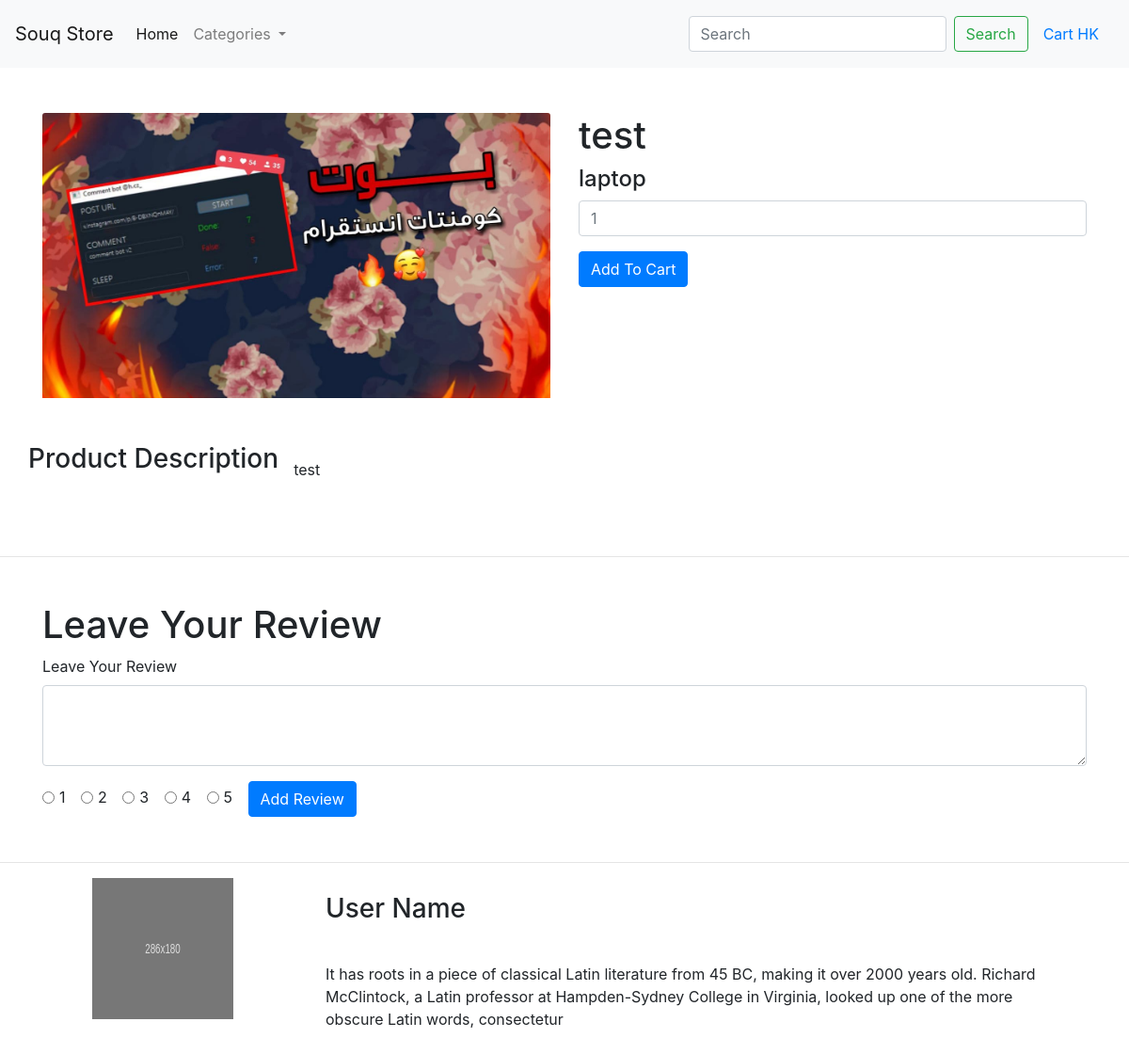
The page /5 on the database as committed earlier.
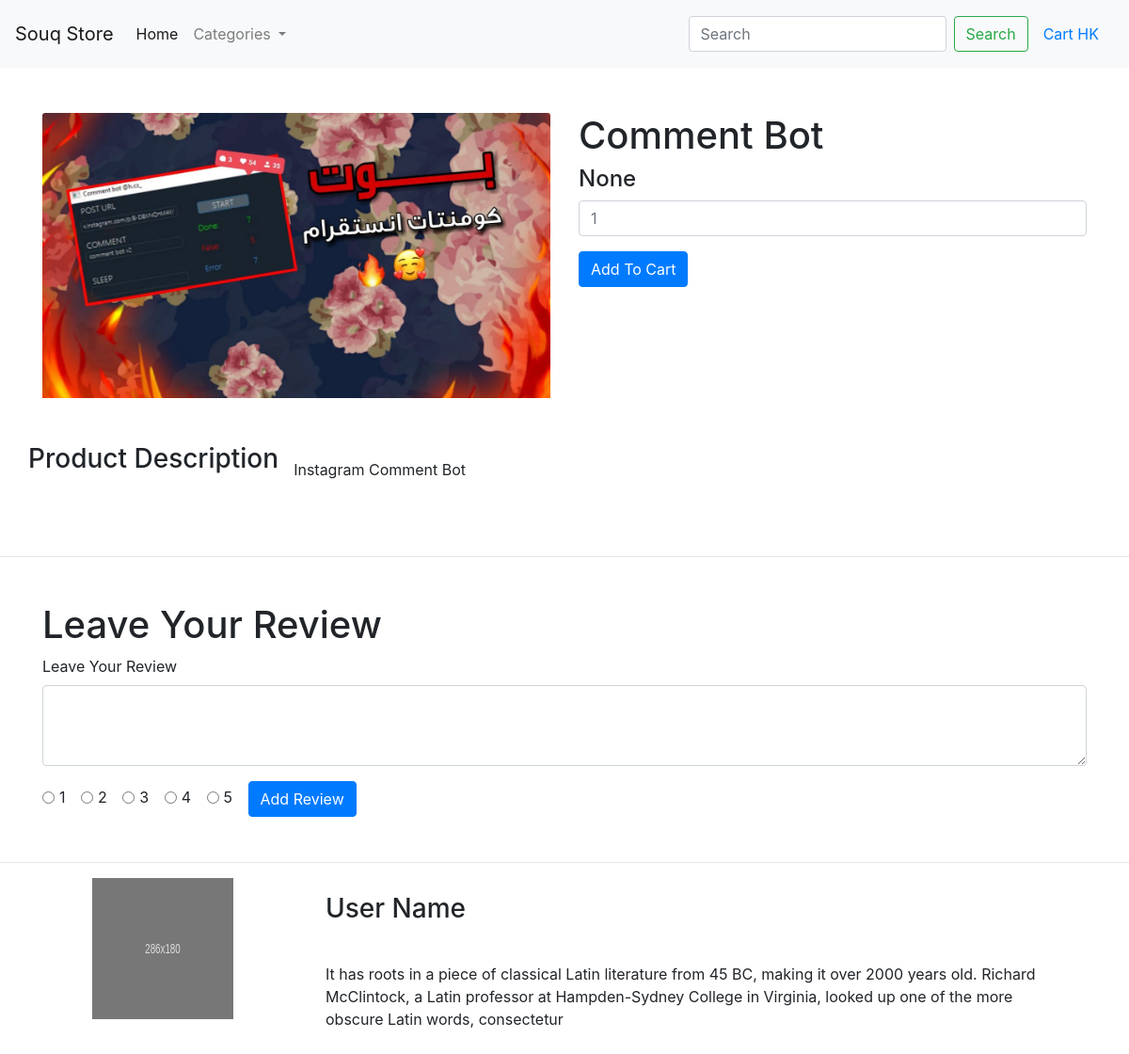
The same page on the database as committed later.
### product/models.py (models this page shows, shortened)
class Product(models.Model):
    PRDName = models.CharField(max_length=100 , verbose_name=("Product Name"))
    PRDCategory = models.ForeignKey('Category', on_delete=models.CASCADE, blank=True, null=True)
    PRDBrand = models.ForeignKey('settings.Brand', on_delete=models.CASCADE, blank=True, null=True)
    PRDDesc = models.TextField(verbose_name=_("Description"))
    PRDImage = models.ImageField(upload_to='product/', verbose_name=_("Image"), null=True, blank=True)
    PRDPrice = models.DecimalField(max_digits=5 , decimal_places=2 , verbose_name=_("Price"))
    PRDCost =  models.DecimalField(max_digits=5 , decimal_places=2 , verbose_name=_("Cost"))
    PRDCreated = models.DateTimeField(verbose_name=_("Created At"))

class Category(models.Model):
    CATName = models.CharField(max_length=50, verbose_name=_("Name"))
    CATParent = models.ForeignKey("self" , limit_choices_to={'CATParent__isnull':True}, on_delete= models.CASCADE, verbose_name=_("Main Category"), blank=True, null=True)
    CATDesc = models.TextField(verbose_name=_("Description"))
    CATImg = models.ImageField(upload_to='category/', verbose_name=_("Image"))
    def __str__(self):
        return self.CATName

### product/views.py (the view)
# urls.py: path('<int:id>', views.product_detail, name = "product_detail"),
def product_detail(request,id):
    product_detail = Product.objects.get(id=id)
    context = {'product_detail':product_detail}
    return render(request,'Product/product_detail.html', context)

### product/templates/Product/product_detail.html (shortened to what the changed rows need)
{% load static %}
<!doctype html>
<html lang="en">
  <head>
    <link rel="stylesheet" href="https://maxcdn.bootstrapcdn.com/bootstrap/4.0.0/css/bootstrap.min.css">
    <link rel="stylesheet" href="{% static 'site_static/css/style.css' %}">
  </head>
  <body>
    <div class="container mt-5 mb-5">
        <div class="row">
            <div class="col-md-6">
              {% if product_detail.PRDImage %}
                <img class="card-img-top" src="{{product_detail.PRDImage.url}}" alt="Card image cap">
              {% else %}
                <img class="card-img-top" src="{% static 'site_static/img/default.png' %}" alt="Card image cap">
              {% endif %}
            </div>
            <div class="col-md-6">
                <h1>{{product_detail.PRDName}}</h1>
                <h4>{{product_detail.PRDCategory}}</h4>
                <div class="">
                    <form>
                    </form>
                </div>
            </div>
        </div>
        <div class="row mt-5">
          <h3>Product Description</h3>
            <p class="p-3">{{product_detail.PRDDesc}}</p>
        </div>
    </div>
    <div class="container mt-5 mb-5">
        <h1>Leave Your Review</h1>
    </div>
  </body>
</html>

Rows that differ between the two databases and show on the page:
changed Product: PRDName "test" → "Comment Bot"; PRDCategory "laptop" → "None"; PRDDesc "test" → "Instagram Comment Bot"
